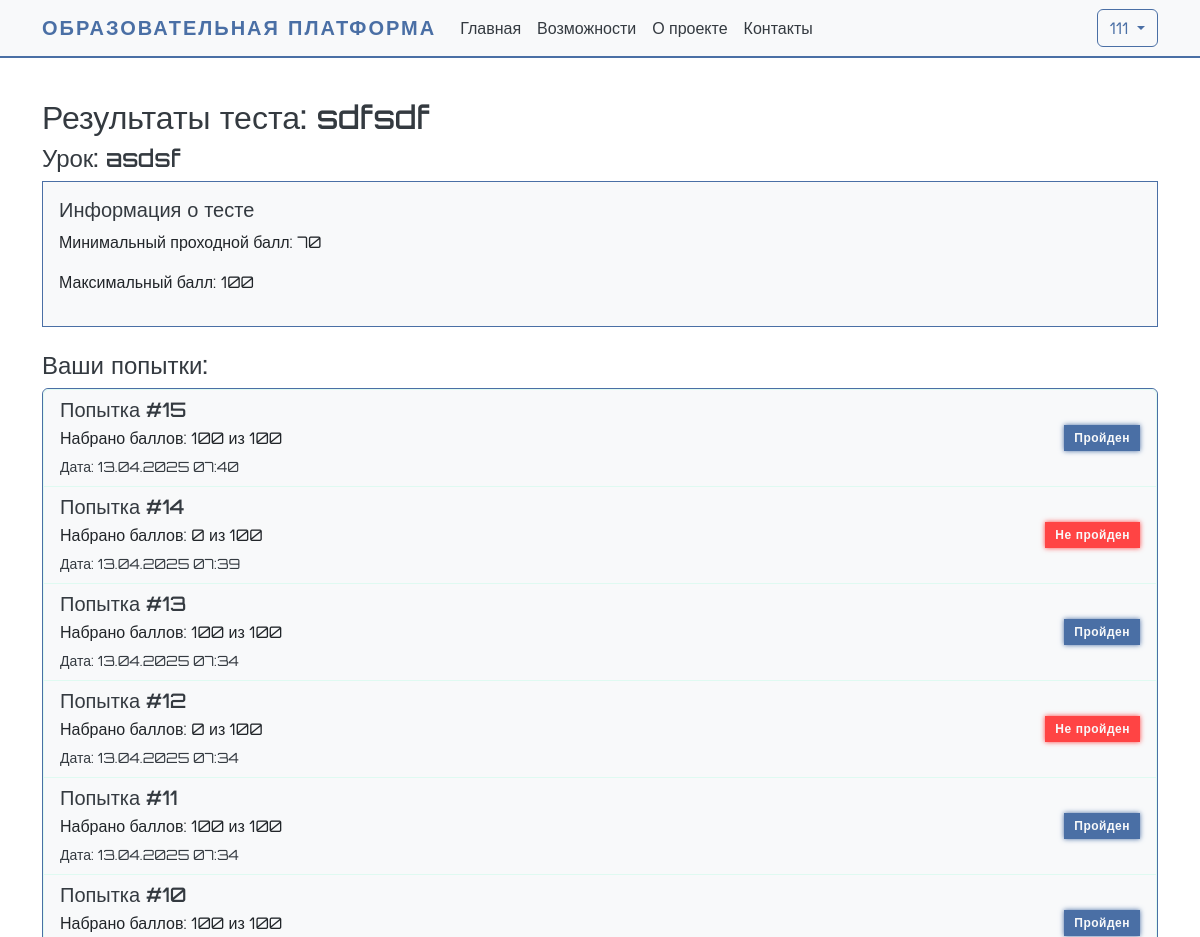
The page /lessons/1/test (signed in, upper part) on the database as committed earlier.
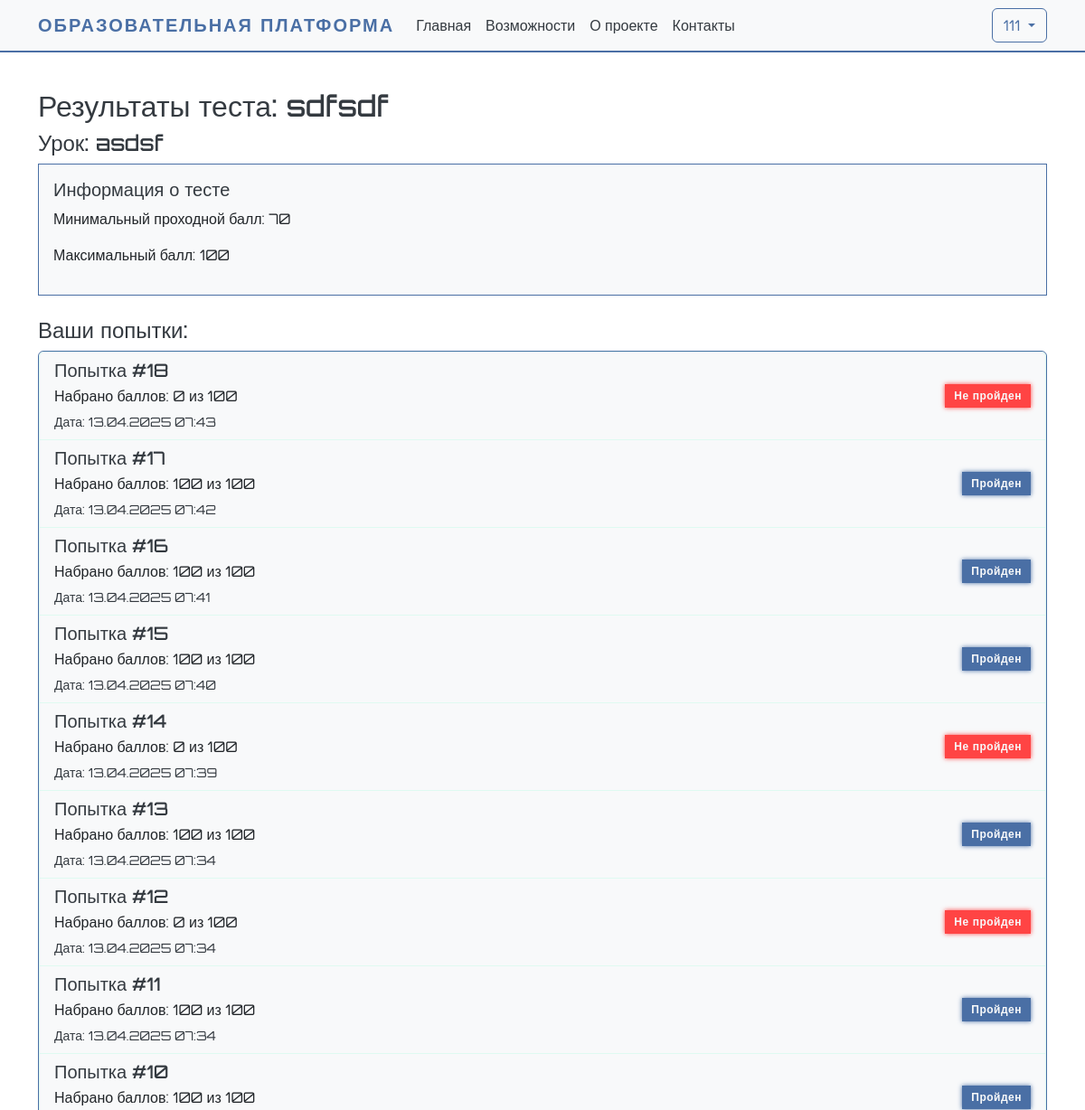
The same page on the database as committed later.
### app.py (models this page shows, shortened)
class User(UserMixin, db.Model):
    id = db.Column(db.Integer, primary_key=True)
    name = db.Column(db.String(100), nullable=False)
    username = db.Column(db.String(80), unique=True, nullable=False)
    email = db.Column(db.String(120), unique=True, nullable=False)
    password_hash = db.Column(db.String(128))
    is_admin = db.Column(db.Boolean, default=False)
    created_at = db.Column(db.DateTime, default=db.func.now())
    last_login = db.Column(db.DateTime)
    is_active = db.Column(db.Boolean, default=True)
    progress = db.relationship('UserProgress', backref='user', lazy=True)
    ratings = db.relationship('UserRating', backref='user', lazy=True)
    chat_messages = db.relationship('ChatMessage', backref='user', lazy=True)

class TheoryTest(db.Model):
    id = db.Column(db.Integer, primary_key=True)
    lesson_id = db.Column(db.Integer, db.ForeignKey('lesson.id'), nullable=False)
    title = db.Column(db.String(200), nullable=False)
    description = db.Column(db.Text)
    max_score = db.Column(db.Integer, default=100)
    time_limit = db.Column(db.Integer)  # Время на прохождение в минутах
    questions = db.relationship('TestQuestion', backref='test', lazy=True)
    created_at = db.Column(db.DateTime, default=db.func.now())
    updated_at = db.Column(db.DateTime, default=db.func.now(), onupdate=db.func.now())
    is_active = db.Column(db.Boolean, default=True)
    required_score = db.Column(db.Integer, default=70)  # Минимальный балл для прохождения

class Lesson(db.Model):
    id = db.Column(db.Integer, primary_key=True)
    order_number = db.Column(db.Integer, unique=True, nullable=False)
    title = db.Column(db.String(200), nullable=False)
    description = db.Column(db.Text)
    is_active = db.Column(db.Boolean, default=True)
    created_at = db.Column(db.DateTime, default=db.func.now())
    theory_content = db.Column(db.Text)
    theory_test = db.relationship('TheoryTest', backref='lesson', uselist=False)
    practice_tasks = db.relationship('PracticeTask', backref='lesson', lazy=True)
    required_lesson_id = db.Column(db.Integer, db.ForeignKey('lesson.id'), nullable=True)
    required_lesson = db.relationship('Lesson', remote_side=[id], backref='next_lessons')

class TestResult(db.Model):
    id = db.Column(db.Integer, primary_key=True)
    user_id = db.Column(db.Integer, db.ForeignKey('user.id'), nullable=False)
    lesson_id = db.Column(db.Integer, db.ForeignKey('lesson.id'), nullable=False)
    test_id = db.Column(db.Integer, db.ForeignKey('theory_test.id'), nullable=False)
    score = db.Column(db.Integer, nullable=False)
    is_passed = db.Column(db.Boolean, default=False)
    started_at = db.Column(db.DateTime, nullable=False)
    completed_at = db.Column(db.DateTime)
    answers = db.Column(db.JSON)  # Хранение ответов пользователя
    created_at = db.Column(db.DateTime, default=db.func.now())
    updated_at = db.Column(db.DateTime, default=db.func.now(), onupdate=db.func.now())
    user = db.relationship('User', backref=db.backref('test_results', lazy=True))
    test = db.relationship('TheoryTest', backref=db.backref('results', lazy=True))
    lesson = db.relationship('Lesson', backref=db.backref('test_results', lazy=True))

### app.py (the view, shortened to what this page needs)
@app.route('/lessons/<int:lesson_id>/test', methods=['GET', 'POST'])
@login_required
def take_test(lesson_id):
    lesson = Lesson.query.get_or_404(lesson_id)
    test = TheoryTest.query.filter_by(lesson_id=lesson_id, is_active=True).first()
    if not test:
        flash('Тест не найден или неактивен')
        return redirect(url_for('view_student_lesson', lesson_id=lesson_id))
    previous_results = TestResult.query.filter_by(
        user_id=current_user.id,
        test_id=test.id
    ).order_by(TestResult.created_at.desc()).all()
    if request.method == 'GET' and any(result.is_passed for result in previous_results):
        if request.args.get('retake') == 'true':
            return render_template('take_test.html', lesson=lesson, test=test)
        return render_template('test_results.html',
                            lesson=lesson,
                            test=test,
                            results=previous_results)

### app.py (called while the page is built)
@login_manager.user_loader
def load_user(user_id):
    return User.query.get(int(user_id))

### templates/test_results.html (shortened to what this page needs)
{% extends "base.html" %}
{% block content %}
<div class="container mt-4">
    <h2>Результаты теста: {{ test.title }}</h2>
    <h4>Урок: {{ lesson.title }}</h4>
    <div class="card mb-4">
        <div class="card-body">
            <h5 class="card-title">Информация о тесте</h5>
            <p>Минимальный проходной балл: {{ test.required_score }}</p>
            <p>Максимальный балл: {{ test.max_score }}</p>
        </div>
    </div>
    <h4>Ваши попытки:</h4>
    {% if results %}
        <div class="list-group">
            {% for result in results %}
                <div class="list-group-item {% if result.is_passed %}list-group-item-success{% else %}list-group-item-danger{% endif %}">
                    <div class="d-flex justify-content-between align-items-center">
                        <div>
                            <h5 class="mb-1">Попытка #{{ loop.revindex }}</h5>
                            <p class="mb-1">Набрано баллов: {{ result.score }} из {{ test.max_score }}</p>
                            <small>Дата: {{ result.created_at.strftime('%d.%m.%Y %H:%M') }}</small>
                        </div>
                        <div>
                            {% if result.is_passed %}
                                <span class="badge bg-success">Пройден</span>
                            {% else %}
                                <span class="badge bg-danger">Не пройден</span>
                            {% endif %}
                        </div>
                    </div>
                </div>
            {% endfor %}
        </div>
    {% else %}
        <p>У вас пока нет попыток прохождения теста.</p>
    {% endif %}
</div>
{% endblock %}

### templates/base.html (shortened to what this page needs)
<!DOCTYPE html>
<html lang="ru">
<head>
    <link href="https://cdn.jsdelivr.net/npm/bootstrap@5.3.0/dist/css/bootstrap.min.css" rel="stylesheet">
    <link href="{{ url_for('static', filename='css/cyberpunk.css') }}" rel="stylesheet">
</head>
<body data-theme="neutral">
    <nav class="navbar navbar-expand-lg navbar-dark">
        <div class="container">
            <a class="navbar-brand" href="{{ url_for('index') }}">Образовательная платформа</a>
            <div class="collapse navbar-collapse" id="navbarNav">
                <ul class="navbar-nav me-auto">
                    <li class="nav-item">
                        <a class="nav-link" href="{{ url_for('index') }}">Главная</a>
                    </li>
                    <li class="nav-item">
                        <a class="nav-link" href="#features">Возможности</a>
                    </li>
                    <li class="nav-item">
                        <a class="nav-link" href="#about">О проекте</a>
                    </li>
                    <li class="nav-item">
                        <a class="nav-link" href="#contact">Контакты</a>
                    </li>
                </ul>
                <div class="d-flex">
                    {% if current_user.is_authenticated %}
                        <div class="dropdown">
                            <button class="btn btn-outline-light dropdown-toggle" type="button" id="userMenu" data-bs-toggle="dropdown">
                                {{ current_user.username }}
                            </button>
                        </div>
                    {% else %}
                        <a href="{{ url_for('login') }}" class="btn btn-outline-light me-2">Войти</a>
                    {% endif %}
                </div>
            </div>
        </div>
    </nav>
    {% block content %}{% endblock %}
</body>
</html>

### static/css/cyberpunk.css (style rules this page uses)
:root[data-theme="neutral"] { --cyber-primary: #4a6fa5; --cyber-secondary: #6c757d; --cyber-dark: #f8f9fa; --cyber-bg: #ffffff; --cyber-text: #212529; --cyber-text-light: #343a40; --cyber-text-muted: #6c757d; --cyber-card-bg: #f8f9fa; --cyber-text-dark: #212529; --cyber-info: #17a2b8; }
:root { transition: background-color 0.5s ease, color 0.5s ease, border-color 0.5s ease; }
body { font-family: 'Orbitron', sans-serif; background-color: var(--cyber-bg); color: var(--cyber-text); min-height: 100vh; display: flex; flex-direction: column; transition: background-color 0.5s ease, color 0.5s ease; }
.navbar { background-color: var(--cyber-dark) !important; border-bottom: 2px solid var(--cyber-primary); transition: background-color 0.5s ease, color 0.5s ease, border-color 0.5s ease; }
.navbar-brand { color: var(--cyber-primary) !important; font-weight: 700; text-transform: uppercase; letter-spacing: 2px; }
.nav-link { color: var(--cyber-text-light) !important; transition: all 0.3s ease; }
.btn-outline-light { border-color: var(--cyber-primary); color: var(--cyber-primary); transition: all 0.3s ease; }
h1, h2, h3, h4, h5, h6 { color: var(--cyber-text-light); }
p { color: var(--cyber-text); }
.card { background-color: var(--cyber-card-bg); border: 1px solid var(--cyber-primary); color: var(--cyber-text-light); transition: background-color 0.5s ease, color 0.5s ease, border-color 0.5s ease; }
.card-body { background-color: var(--cyber-card-bg); color: var(--cyber-text-light); }
.btn-outline-light { animation: cyberGlow 2s infinite; }
.list-group { background-color: var(--cyber-card-bg); border: 1px solid var(--cyber-primary); }
.list-group-item { background-color: var(--cyber-card-bg); border-color: rgba(0, 255, 157, 0.1); color: var(--cyber-text-light); }
.card { background-color: var(--cyber-card-bg); border: 1px solid var(--cyber-primary); border-radius: 0; }
.card-body { color: var(--cyber-text-light); }
.badge { font-weight: 600; letter-spacing: 0.5px; padding: 0.5em 0.75em; border-radius: 0; }
.badge.bg-success { background-color: var(--cyber-primary) !important; color: var(--cyber-dark) !important; border: 1px solid var(--cyber-primary); box-shadow: 0 0 5px var(--cyber-primary); }
.badge.bg-danger { background-color: #ff4444 !important; color: var(--cyber-dark) !important; border: 1px solid #ff4444; box-shadow: 0 0 5px #ff4444; }

Rows that differ between the two databases and show on the page:
added TestResult: score "0", {{ test.max_score }} "100", created_at "13.04.2025 07:43", is_passed "Не пройден"
added TestResult: score "100", {{ test.max_score }} "100", created_at "13.04.2025 07:42", is_passed "Пройден"
added TestResult: score "100", {{ test.max_score }} "100", created_at "13.04.2025 07:41", is_passed "Пройден"
